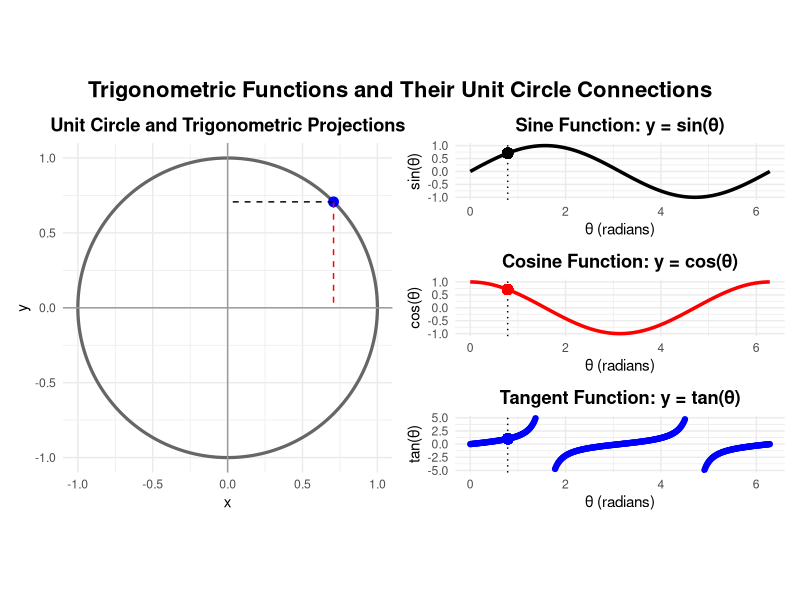

Write the R code that produced this figure.
## ---- chunk 1
# Load required libraries
library(ggplot2)
library(dplyr)
library(patchwork)

# Define theta (angles) and trigonometric values
theta <- seq(0, 2*pi, length.out = 400)
df <- data.frame(
  theta = theta,
  x = cos(theta),
  y = sin(theta),
  tan = tan(theta)
)

# Unit circle plot with projections
theta_highlight <- pi/4  # Example angle for projection (45 degrees)
highlight <- data.frame(
  theta = theta_highlight,
  x = cos(theta_highlight),
  y = sin(theta_highlight)
)

circle_plot <- ggplot(df, aes(x, y)) +
  geom_path(color = "gray40", linewidth = 1.1) +
  geom_hline(yintercept = 0, color = "gray60") +
  geom_vline(xintercept = 0, color = "gray60") +
  geom_point(data = highlight, aes(x, y), color = "blue", size = 3) +
  geom_segment(data = highlight, aes(xend = x, yend = 0), color = "red", linetype = "dashed") +
  geom_segment(data = highlight, aes(xend = 0, yend = y), color = "black", linetype = "dashed") +
  coord_equal() +
  theme_minimal() +
  ggtitle("Unit Circle and Trigonometric Projections") +
  theme(plot.title = element_text(hjust = 0.5, face = "bold"))

# Sine function plot
sin_plot <- ggplot(df, aes(x = theta, y = y)) +
  geom_line(color = "black", linewidth = 1.2) +
  geom_vline(xintercept = theta_highlight, linetype = "dotted") +
  geom_point(aes(x = theta_highlight, y = sin(theta_highlight)), color = "black", size = 3) +
  labs(title = "Sine Function: y = sin(θ)", x = "θ (radians)", y = "sin(θ)") +
  theme_minimal() +
  theme(plot.title = element_text(hjust = 0.5, face = "bold"))

# Cosine function plot
cos_plot <- ggplot(df, aes(x = theta, y = x)) +
  geom_line(color = "red", linewidth = 1.2) +
  geom_vline(xintercept = theta_highlight, linetype = "dotted") +
  geom_point(aes(x = theta_highlight, y = cos(theta_highlight)), color = "red", size = 3) +
  labs(title = "Cosine Function: y = cos(θ)", x = "θ (radians)", y = "cos(θ)") +
  theme_minimal() +
  theme(plot.title = element_text(hjust = 0.5, face = "bold"))

# Tangent function plot (limited range to avoid infinities)
df_tan <- df %>% filter(abs(tan) < 5)
tan_plot <- ggplot(df_tan, aes(x = theta, y = tan)) +
  geom_point(color = "blue", linewidth = 1.2) +
  geom_vline(xintercept = theta_highlight, linetype = "dotted") +
  geom_point(aes(x = theta_highlight, y = tan(theta_highlight)), color = "blue", size = 3) +
  labs(title = "Tangent Function: y = tan(θ)", x = "θ (radians)", y = "tan(θ)") +
  theme_minimal() +
  theme(plot.title = element_text(hjust = 0.5, face = "bold"))

# Combine plots using patchwork
(circle_plot | (sin_plot / cos_plot / tan_plot)) +
  plot_annotation(
    title = "Trigonometric Functions and Their Unit Circle Connections",
    theme = theme(plot.title = element_text(hjust = 0.5, size = 16, face = "bold"))
  )
